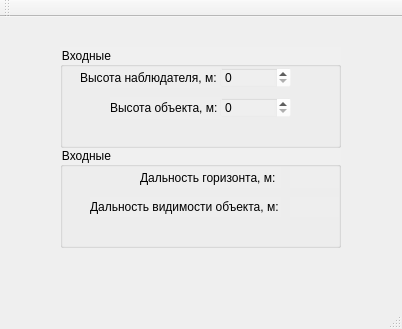
<?xml version="1.0" encoding="UTF-8"?>
<ui version="4.0">
 <class>QtWidgetsApplication1Class</class>
 <widget class="QMainWindow" name="QtWidgetsApplication1Class">
  <property name="geometry">
   <rect>
    <x>0</x>
    <y>0</y>
    <width>402</width>
    <height>329</height>
   </rect>
  </property>
  <property name="windowTitle">
   <string notr="true">Дальность видимости и горизонта</string>
  </property>
  <property name="styleSheet">
   <string notr="true"/>
  </property>
  <property name="unifiedTitleAndToolBarOnMac">
   <bool>false</bool>
  </property>
  <widget class="QWidget" name="centralWidget">
   <widget class="QGroupBox" name="groupBox">
    <property name="geometry">
     <rect>
      <x>60</x>
      <y>30</y>
      <width>281</width>
      <height>101</height>
     </rect>
    </property>
    <property name="styleSheet">
     <string notr="true">background-color: rgba(255, 255, 255, 10);</string>
    </property>
    <property name="title">
     <string>Входные</string>
    </property>
    <widget class="QSpinBox" name="spinBox1">
     <property name="geometry">
      <rect>
       <x>160</x>
       <y>20</y>
       <width>71</width>
       <height>21</height>
      </rect>
     </property>
    </widget>
    <widget class="QSpinBox" name="spinBox2">
     <property name="geometry">
      <rect>
       <x>160</x>
       <y>50</y>
       <width>71</width>
       <height>21</height>
      </rect>
     </property>
    </widget>
    <widget class="QLabel" name="label">
     <property name="geometry">
      <rect>
       <x>20</x>
       <y>20</y>
       <width>141</width>
       <height>21</height>
      </rect>
     </property>
     <property name="text">
      <string>Высота наблюдателя, м:</string>
     </property>
    </widget>
    <widget class="QLabel" name="height_obj">
     <property name="geometry">
      <rect>
       <x>50</x>
       <y>50</y>
       <width>113</width>
       <height>22</height>
      </rect>
     </property>
     <property name="text">
      <string>Высота объекта, м:</string>
     </property>
    </widget>
   </widget>
   <widget class="QGroupBox" name="groupBox_3">
    <property name="geometry">
     <rect>
      <x>60</x>
      <y>130</y>
      <width>281</width>
      <height>101</height>
     </rect>
    </property>
    <property name="styleSheet">
     <string notr="true">background-color: rgba(255, 255, 255, 10);</string>
    </property>
    <property name="title">
     <string>Входные</string>
    </property>
    <widget class="QLabel" name="label1">
     <property name="geometry">
      <rect>
       <x>230</x>
       <y>20</y>
       <width>49</width>
       <height>21</height>
      </rect>
     </property>
     <property name="text">
      <string/>
     </property>
    </widget>
    <widget class="QLabel" name="label2">
     <property name="geometry">
      <rect>
       <x>230</x>
       <y>50</y>
       <width>49</width>
       <height>20</height>
      </rect>
     </property>
     <property name="text">
      <string/>
     </property>
    </widget>
    <widget class="QLabel" name="horizon_distance">
     <property name="geometry">
      <rect>
       <x>80</x>
       <y>20</y>
       <width>141</width>
       <height>21</height>
      </rect>
     </property>
     <property name="text">
      <string>Дальность горизонта, м:</string>
     </property>
    </widget>
    <widget class="QLabel" name="visibility_dist">
     <property name="geometry">
      <rect>
       <x>30</x>
       <y>50</y>
       <width>191</width>
       <height>20</height>
      </rect>
     </property>
     <property name="text">
      <string>Дальность видимости объекта, м:</string>
     </property>
    </widget>
   </widget>
  </widget>
  <widget class="QMenuBar" name="menuBar">
   <property name="geometry">
    <rect>
     <x>0</x>
     <y>0</y>
     <width>402</width>
     <height>22</height>
    </rect>
   </property>
  </widget>
  <widget class="QToolBar" name="mainToolBar">
   <attribute name="toolBarArea">
    <enum>TopToolBarArea</enum>
   </attribute>
   <attribute name="toolBarBreak">
    <bool>false</bool>
   </attribute>
  </widget>
  <widget class="QStatusBar" name="statusBar"/>
 </widget>
 <layoutdefault spacing="6" margin="11"/>
 <resources>
  <include location="QtWidgetsApplication1.qrc"/>
 </resources>
 <connections/>
</ui>
